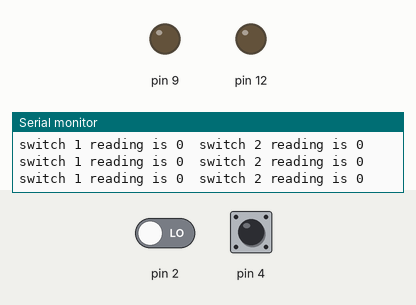
Recording of a sketch running on a simulated Arduino Uno, built with avr-gcc and run on an emulated ATmega328P. Shown: output pins drawn as LEDs (lit = HIGH), the last lines printed to the serial monitor. Inputs (shaded band) come from the test bench; at power-on: pin 4 LOW, pin 2 LOW.

Above: at 1.2 s.
1.3 s: pin 4 driven HIGH
At 2.1 s:
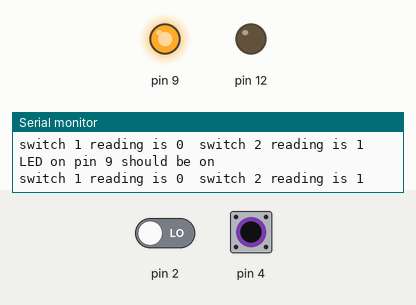
2.8 s: pin 2 driven HIGH
At 3.9 s:
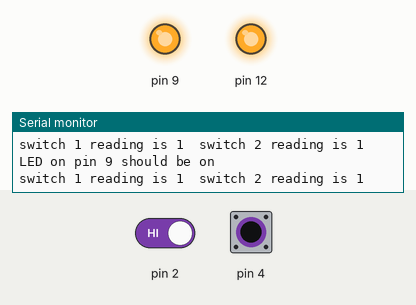
4.4 s: pin 4 driven LOW
At 5.1 s:
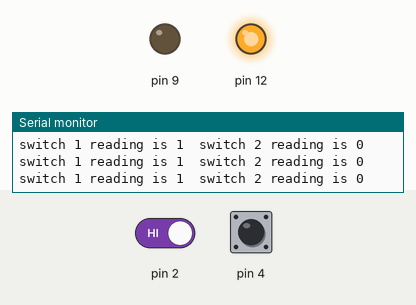
5.9 s: pin 2 driven LOW
At 6.8 s:
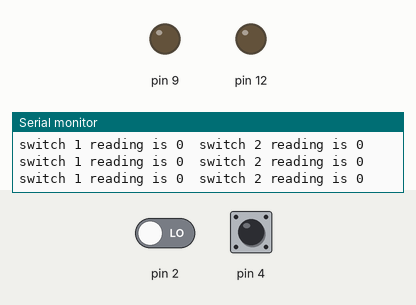
7.4 s: pin 4 pulsed HIGH 5 times (0.12 s each, 0.3 s apart)
At 7.83 s:
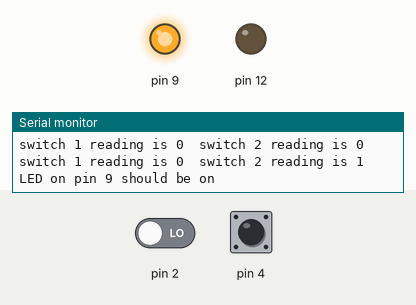
11.9 s: pin 2 driven HIGH and pin 4 driven HIGH
At 13.4 s:
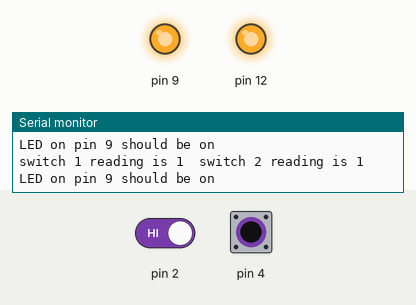
Timing chart, 0 to 14.9 s (numbered marks = the images above; inputs shaded):
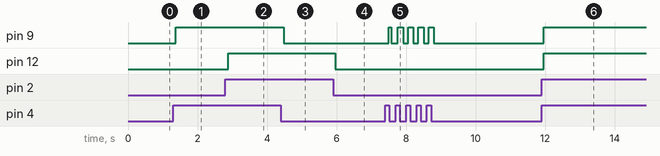

The sketch:

sept9CodeCorrected.ino
```cpp
void setup()
{
  pinMode(12, OUTPUT);
  pinMode(9, OUTPUT);
  Serial.begin(9600);
}

void loop()
{
  int switch1 = digitalRead(2);
  int switch2 = digitalRead(4);

  // why isn't my program working?
  // Let's check to see if the switches are correct:
  Serial.print("switch 1 reading is ");
  Serial.print(switch1);
  Serial.print("  switch 2 reading is ");
  Serial.print(switch2);
  Serial.println(); // start a new line the next time

  if (switch1 == HIGH) {
	  digitalWrite(12, HIGH);
  } else {
      digitalWrite(12, LOW);
  }

   if (switch2 == HIGH) {
	  digitalWrite(9, HIGH);
     Serial.println("LED on pin 9 should be on");
  } else {
      digitalWrite(9, LOW);
  }

}
```

Measured:
- after the input at 1.3 s, pin 9: LOW → HIGH after 0.07 s
- after the input at 2.8 s, pin 12: LOW → HIGH after 0.09 s
- after the input at 4.4 s, pin 9: HIGH → LOW after 0.08 s
- after the input at 5.9 s, pin 12: HIGH → LOW after 0.06 s
- after the input at 7.4 s, pin 9: goes HIGH 0.08 s, LOW 0.19 s, 3 × (HIGH 0.15 s, LOW 0.14 s), HIGH 0.15 s, then LOW, starting after 0.09 s
- after the input at 11.9 s, pin 9, pin 12: LOW → HIGH after 0.06 s
